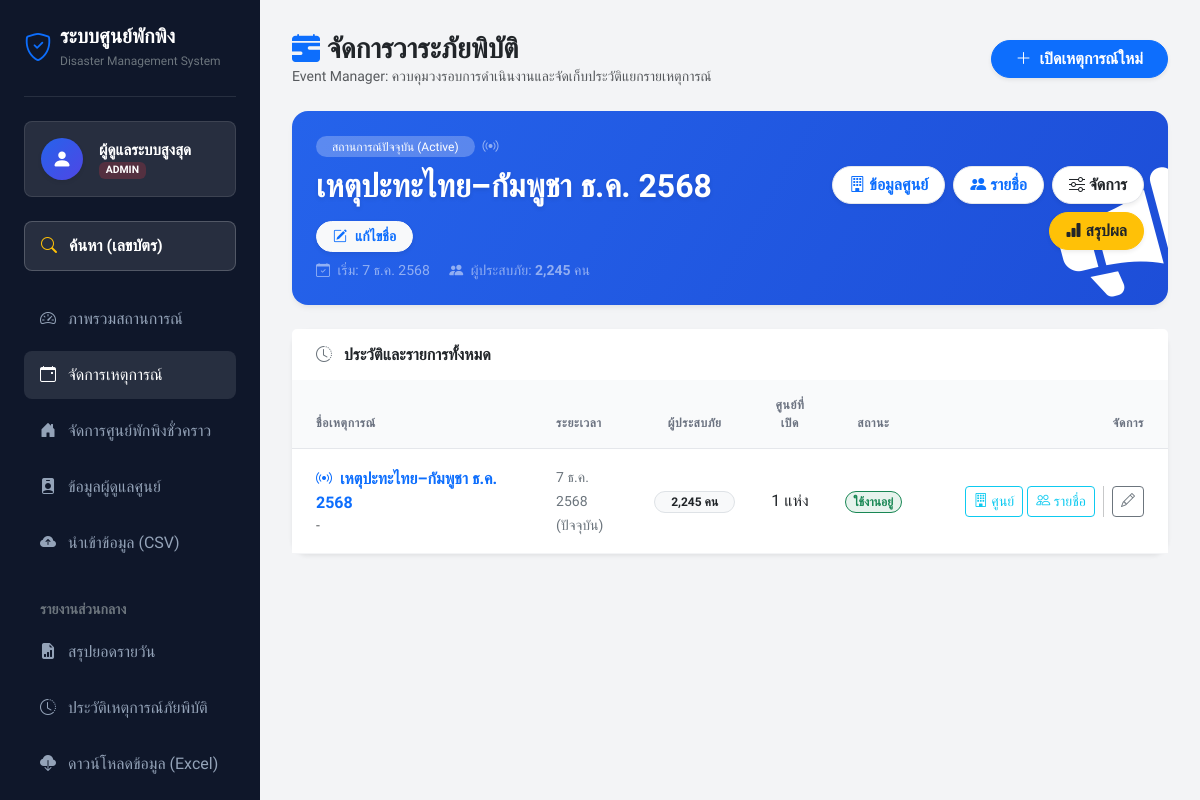
Screenshot of /event_manager.php (signed in) with the database file from the repository.
### tables this page shows
CREATE TABLE `events` (
  `id` int(11) NOT NULL,
  `name` varchar(255) NOT NULL,
  `description` text DEFAULT NULL,
  `status` enum('ACTIVE','CLOSED') DEFAULT 'ACTIVE',
  `start_date` date DEFAULT NULL,
  `end_date` date DEFAULT NULL,
  `created_at` timestamp NOT NULL DEFAULT current_timestamp()
);

### event_manager.php (the view, shortened to what this page needs)
<?php
require_once 'config/db.php';
require_once 'includes/header.php';
function thai_date($strDate) {
    $strYear = date("Y",strtotime($strDate))+543;
    $strMonth= date("n",strtotime($strDate));
    $strDay= date("j",strtotime($strDate));
    $strMonthCut = Array("","ม.ค.","ก.พ.","มี.ค.","เม.ย.","พ.ค.","มิ.ย.","ก.ค.","ส.ค.","ก.ย.","ต.ค.","พ.ย.","ธ.ค.");
    return "$strDay $strMonthCut[$strMonth] $strYear";
}
$sql = "SELECT e.*,
        (SELECT COUNT(*) FROM evacuees WHERE event_id = e.id) as total_people,
        (SELECT COUNT(DISTINCT shelter_id) FROM evacuees WHERE event_id = e.id) as total_shelters
        FROM events e
        ORDER BY FIELD(status, 'ACTIVE', 'CLOSED'), start_date DESC";
$events = $pdo->query($sql)->fetchAll(PDO::FETCH_ASSOC);
$active_event = null;
foreach($events as $ev) {
    if($ev['status'] == 'ACTIVE') {
        $active_event = $ev;
        break;
    }
}
?>
<div class="d-flex flex-column flex-md-row justify-content-between align-items-md-center mb-4 gap-3">
    <div>
        <h3 class="fw-bold text-dark mb-0"><i class="bi bi-calendar-range-fill text-primary"></i> จัดการวาระภัยพิบัติ</h3>
        <p class="text-muted small mb-0">Event Manager: ควบคุมวงรอบการดำเนินงานและจัดเก็บประวัติแยกรายเหตุการณ์</p>
    </div>
    <button class="btn btn-primary shadow-sm fw-bold px-4 rounded-pill" data-bs-toggle="modal" data-bs-target="#createModal">
        <i class="bi bi-plus-lg me-1"></i> เปิดเหตุการณ์ใหม่
    </button>
</div>
<?php if($active_event): ?>
<div class="card card-dashboard bg-gradient-brand text-white mb-4 border-0 position-relative overflow-hidden">
    <div class="card-body p-4 position-relative z-1">
        <div class="row align-items-center">
            <div class="col-lg-6">
                <div class="d-flex align-items-center gap-2 mb-2 text-white-50">
                    <span class="badge bg-white bg-opacity-25 rounded-pill px-3 fw-normal">สถานการณ์ปัจจุบัน (Active)</span>
                    <i class="bi bi-broadcast"></i>
                </div>
                <div id="activeDisplay" class="mb-3 mb-lg-0">
                    <div class="d-flex align-items-center gap-3 flex-wrap">
                        <h2 class="fw-bold mb-0 text-white" style="text-shadow: 0 2px 4px rgba(0,0,0,0.1);">
                            <?php echo htmlspecialchars($active_event['name']); ?>
                        </h2>
                        <button class="btn btn-light text-primary fw-bold shadow-sm rounded-pill px-3 py-1 d-flex align-items-center gap-2 btn-sm"
                                onclick="toggleActiveEdit()" title="แก้ไขชื่อ">
                            <i class="bi bi-pencil-square"></i> แก้ไขชื่อ
                        </button>
                    </div>
                    <div class="mt-2 text-white-50 small">
                        <span class="me-3"><i class="bi bi-calendar-check me-1"></i> เริ่ม: <?php echo thai_date($active_event['start_date']); ?></span>
                        <span><i class="bi bi-people-fill me-1"></i> ผู้ประสบภัย: <strong><?php echo number_format($active_event['total_people']); ?></strong> คน</span>
                    </div>
                </div>
            </div>
            <div class="col-lg-6 text-lg-end mt-3 mt-lg-0">
                 <div class="d-flex justify-content-lg-end flex-wrap gap-2">
                    <a href="shelter_list.php?event_id=<?php echo $active_event['id']; ?>" class="btn btn-white text-primary fw-bold shadow-sm rounded-pill px-3">
                        <i class="bi bi-building"></i> ข้อมูลศูนย์
                    </a>
                    <a href="search_evacuee.php?event_id=<?php echo $active_event['id']; ?>" class="btn btn-white text-primary fw-bold shadow-sm rounded-pill px-3">
                        <i class="bi bi-people-fill"></i> รายชื่อ
                    </a>
                    <button class="btn btn-white text-dark fw-bold shadow-sm rounded-pill px-3" onclick='openFullEdit(<?php echo json_encode($active_event); ?>)'>
                        <i class="bi bi-sliders"></i> จัดการ
                    </button>
                    <a href="report.php?event_id=<?php echo $active_event['id']; ?>" class="btn btn-warning text-dark fw-bold shadow-sm rounded-pill px-3">
                        <i class="bi bi-bar-chart-fill"></i> สรุปผล
                    </a>
                 </div>
            </div>
        </div>
    </div>
</div>
<?php endif; ?>
<div class="card card-dashboard border-0 shadow-sm">
    <div class="card-header bg-white border-0 py-3 px-4">
        <h6 class="fw-bold m-0 text-dark"><i class="bi bi-clock-history text-secondary me-2"></i> ประวัติและรายการทั้งหมด</h6>
    </div>
    <div class="table-responsive">
        <table class="table table-modern align-middle mb-0">
            <thead>
                <tr>
                    <th class="ps-4">ชื่อเหตุการณ์</th>
                    <th>ระยะเวลา</th>
                    <th class="text-center">ผู้ประสบภัย</th>
                    <th class="text-center">ศูนย์ที่เปิด</th>
                    <th class="text-center">สถานะ</th>
                    <th class="text-end pe-4" style="min-width: 250px;">จัดการ</th>
                </tr>
            </thead>
            <tbody>
                <?php foreach($events as $row):
                    $is_active = ($row['status'] == 'ACTIVE');
                ?>
                <tr class="<?php echo $is_active ? 'bg-primary bg-opacity-10' : ''; ?>">
                    <td class="ps-4">
                        <div class="fw-bold <?php echo $is_active ? 'text-primary' : 'text-dark'; ?>">
                            <?php if($is_active) echo '<i class="bi bi-broadcast me-1"></i>'; ?>
                            <?php echo $row['name']; ?>
                        </div>
                        <div class="text-muted small text-truncate" style="max-width: 300px;">
                            <?php echo $row['description'] ? $row['description'] : '-'; ?>
                        </div>
                    </td>
                    <td>
                        <span class="small text-secondary">
                            <?php echo thai_date($row['start_date']); ?>
                            <br>
                            <?php echo $row['end_date'] ? ' ถึง '.thai_date($row['end_date']) : ' (ปัจจุบัน)'; ?>
                        </span>
                    </td>
                    <td class="text-center">
                        <span class="badge bg-light text-dark border rounded-pill px-3">
                            <?php echo number_format($row['total_people']); ?> คน
                        </span>
                    </td>
                    <td class="text-center">
                        <?php echo number_format($row['total_shelters']); ?> แห่ง
                    </td>
                    <td class="text-center">
                        <?php if($is_active): ?>
                            <span class="badge bg-success bg-opacity-10 text-success border border-success rounded-pill">ใช้งานอยู่</span>
                        <?php else: ?>
                            <span class="badge bg-secondary bg-opacity-10 text-secondary rounded-pill">ปิดแล้ว</span>
                        <?php endif; ?>
                    </td>
                    <td class="text-end pe-4">
                        <div class="d-flex justify-content-end gap-1">
                            <a href="shelter_list.php?event_id=<?php echo $row['id']; ?>" class="btn btn-sm btn-outline-info" title="ดูศูนย์ที่เปิดในเหตุการณ์นี้">
                                <i class="bi bi-building"></i> ศูนย์
                            </a>
                            <a href="search_evacuee.php?event_id=<?php echo $row['id']; ?>" class="btn btn-sm btn-outline-info" title="ดูรายชื่อในเหตุการณ์นี้">
                                <i class="bi bi-people"></i> รายชื่อ
                            </a>
                            <div class="btn-group">
                                <button class="btn btn-sm btn-outline-secondary" title="แก้ไขละเอียด"
                                        onclick='openFullEdit(<?php echo json_encode($row); ?>)'>
                                    <i class="bi bi-pencil"></i>
                                </button>
                            </div>
                        </div>
                    </td>
                </tr>
                <?php endforeach; ?>
            </tbody>
        </table>
    </div>
</div>
<?php require_once 'includes/footer.php'; ?>

### assets/css/style.css (style rules this page uses)
:root { --sidebar-width: 260px; --primary-color: #2563eb; --bg-color: #f8fafc; --sidebar-bg: #0f172a; --text-color: #334155; }
body { font-family: 'Sarabun', sans-serif; background-color: var(--bg-color); color: var(--text-color); overflow-x: hidden; }

### event_manager.php (style rules this page uses)
:root { --color-bg: #f3f4f6; --color-card: #ffffff; }
body { background-color: var(--color-bg); }
.card-dashboard { border: none; border-radius: 16px; background: var(--color-card); box-shadow: 0 4px 6px -1px rgba(0, 0, 0, 0.05), 0 2px 4px -1px rgba(0, 0, 0, 0.03); }
.bg-gradient-brand { background: linear-gradient(120deg, #2563eb 0%, #1d4ed8 100%); }
.table-modern thead th { background-color: #f9fafb; color: #6b7280; font-weight: 600; text-transform: uppercase; font-size: 0.75rem; letter-spacing: 0.05em; border-bottom: 1px solid #e5e7eb; padding: 1rem; }
.table-modern tbody td { padding: 1rem; border-bottom: 1px solid #f3f4f6; vertical-align: middle; }
.btn-white { background-color: #ffffff; border: 1px solid #e5e7eb; color: #1e293b; transition: all 0.2s; }

### rows the page displays
events: name "เหตุปะทะไทย–กัมพูชา ธ.ค. 2568", start_date "7 ธ.ค. 2568", status "ACTIVE" (drawn), shows "(ปัจจุบัน)", total_people "2,245", total_shelters "1"

### other values shown
$_SESSION['fullname'] "ผู้ดูแลระบบสูงสุด"
$_SESSION['role'] "ADMIN"
$active_event['total_people'] "2,245"
